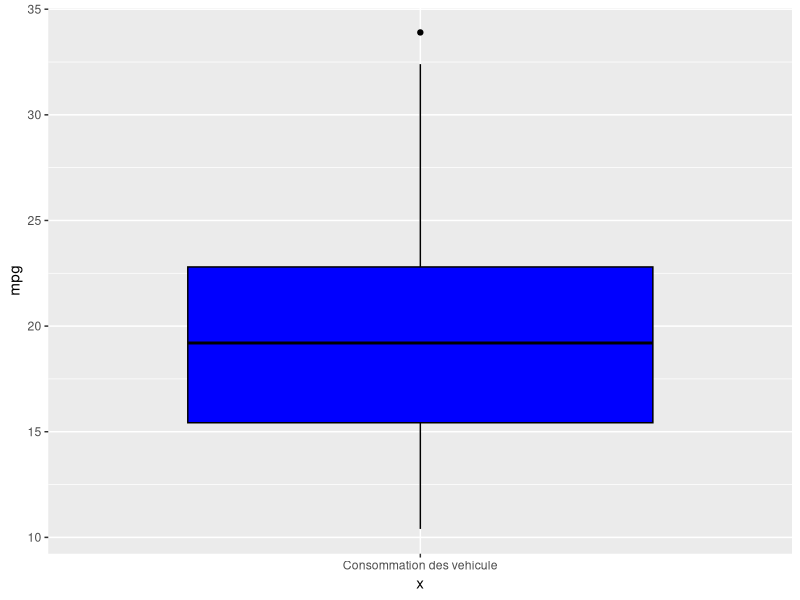
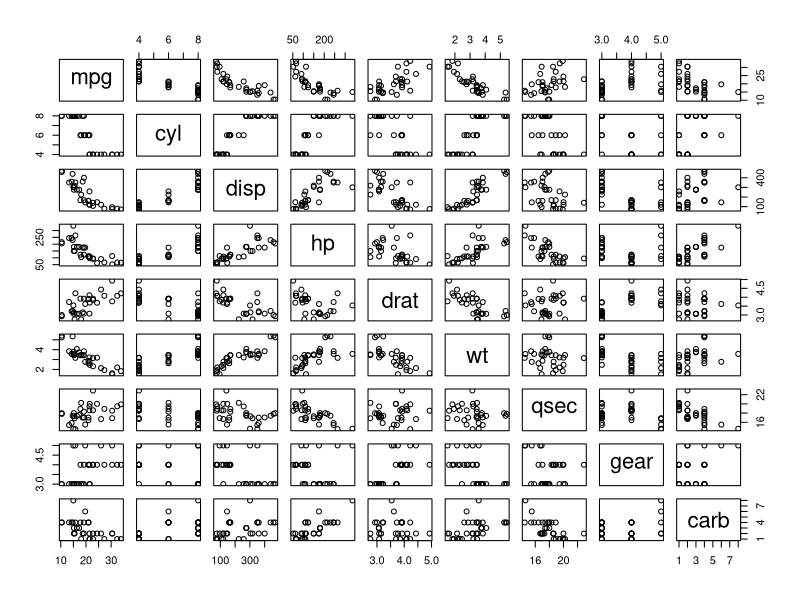
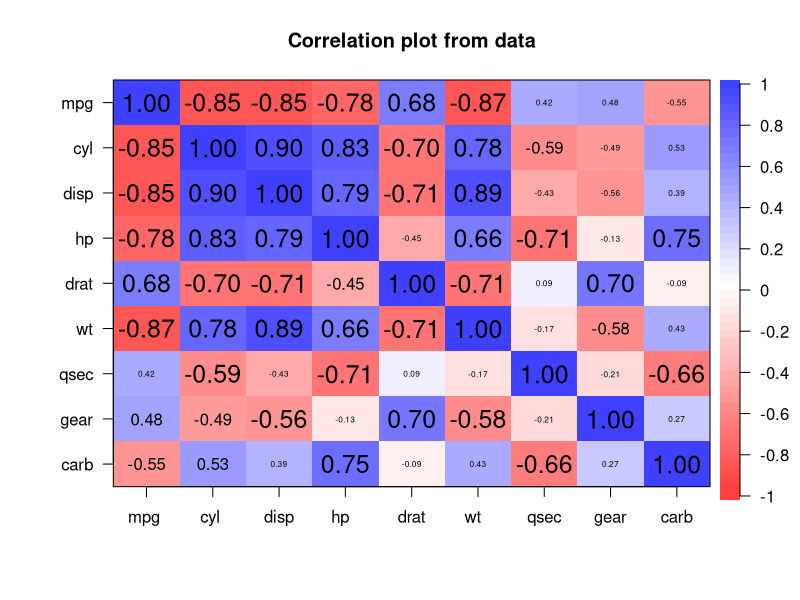
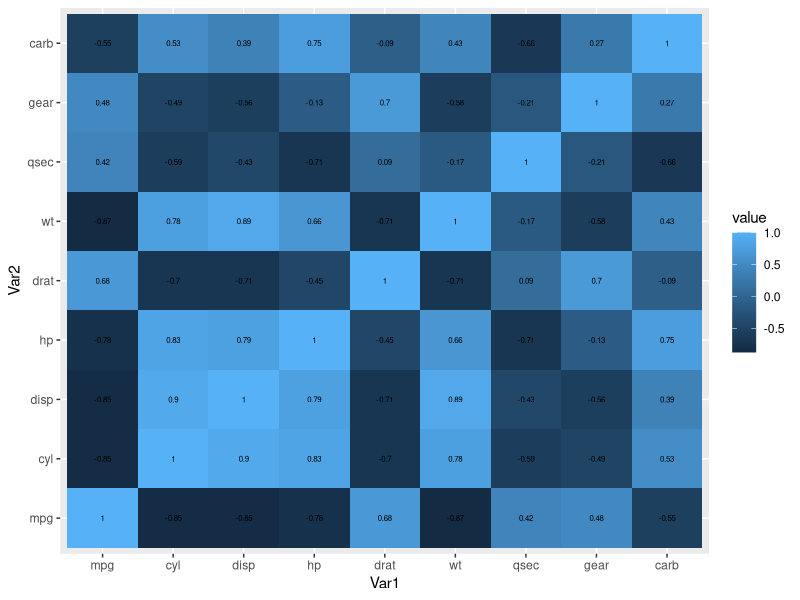
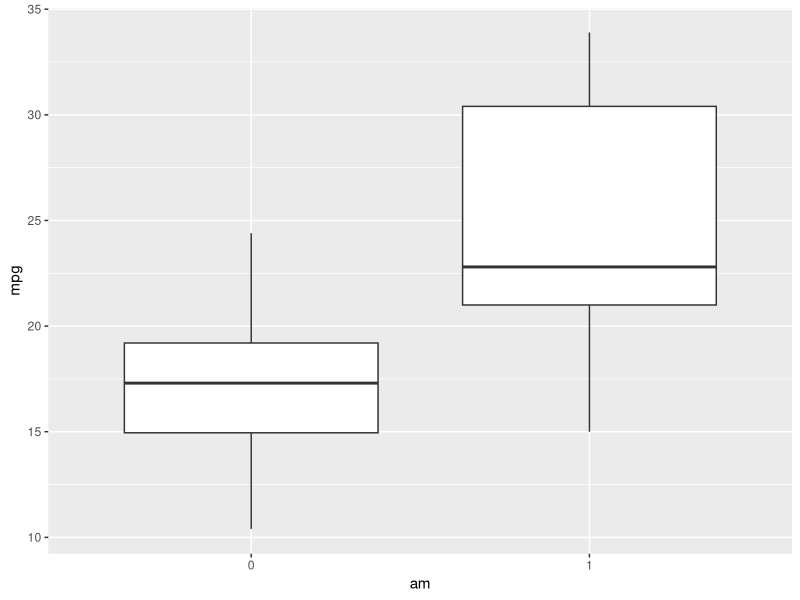
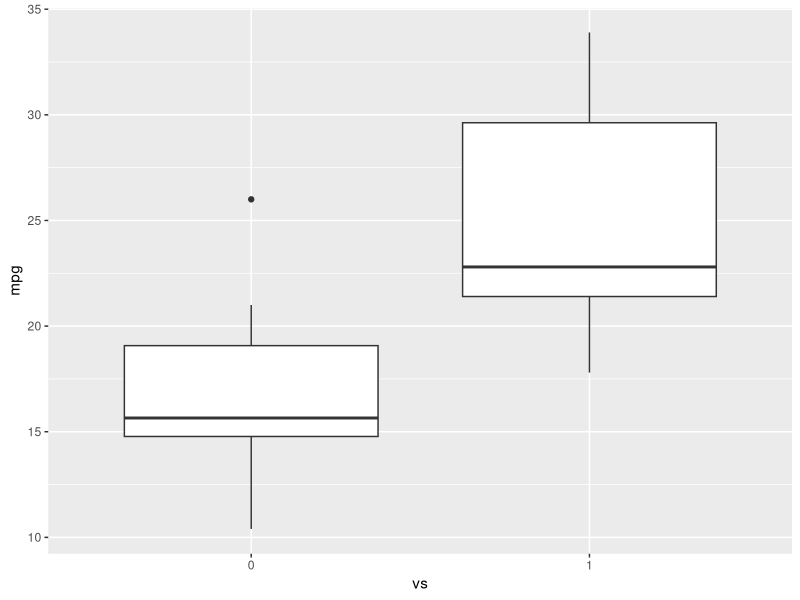
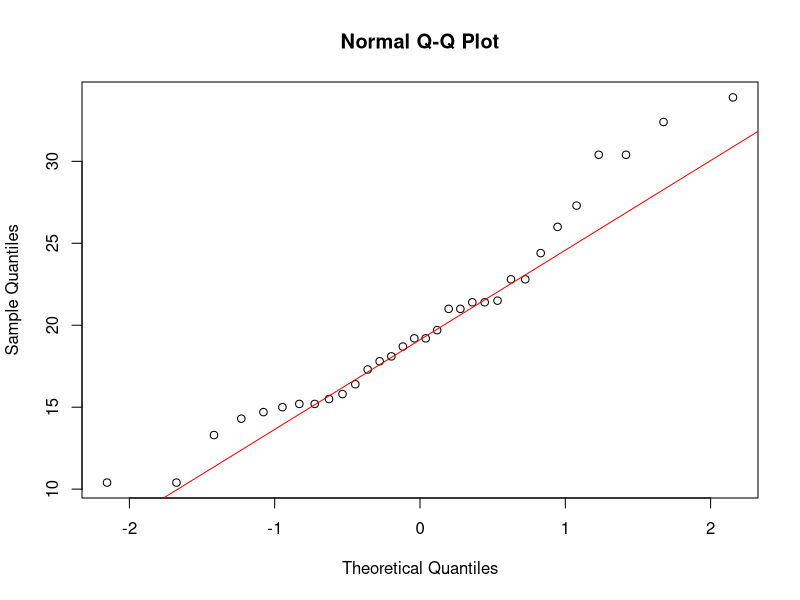
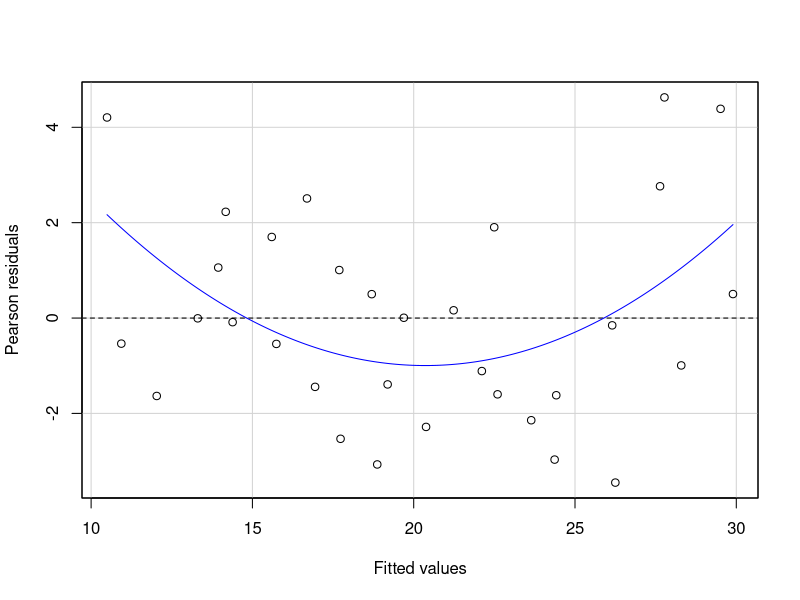

Write R code to recreate these figures, in order.
## ---- chunk 1
#| echo: false
library(ggplot2)    # Visualisation des données
library(readxl)     # Bibliothèque de manipulation de données dans Excel
library(dplyr)      # Bibliothèque de manipulation de données statistiques
library(psych)     # Bibliothèque de statistiques descriptives
library(car)      # Bibliothèque de modèle de régression

options(digits = 3) # Combien de décimales afficher
## ---- chunk 2
#| echo: false
# Ecrire du code
data("mtcars")

# Duplication du fichier source
Mydata <- mtcars[,]
## ---- chunk 3
#| echo: false
sapply(Mydata, class)
## ---- chunk 4
#| echo: false
# glimpse(Mydata)
## ---- chunk 5
#| echo: false
str(Mydata)
## ---- chunk 6
#| echo: false
for (variable in names(Mydata)) {
  if (is.numeric(mtcars[[variable]])){
    print(paste0(variable," est un numerique"))
  }else {
    print(paste0(variable," n'est pas numerique"))
  }
}
## ---- chunk 7
#| echo: false
summary(Mydata)
## ---- chunk 8
#| echo: false
library(ggplot2)
ggplot(data = Mydata, aes(x="Consommation des vehicule", y=mpg))+ 
  geom_boxplot(color="black", fill="blue")
## ---- chunk 9
#| echo: false
for (variable in names(Mydata)) {
  if (is.numeric(Mydata[[variable]])){
    variable = Mydata[[variable]];
  }else {
    variable = as.factor(Mydata[[variable]])
  }
}
## ---- chunk 10
#| echo: false
Mydata$vs <- as.factor(Mydata$vs)
Mydata$am <- as.factor(Mydata$am)


## ---- chunk 11
#| echo: false
New_data <- Mydata[,-which(names(Mydata) %in% c("vs","am"))]
str(New_data)
## ---- chunk 12
#| echo: false
# plot(mtcars)
plot(New_data)
## ---- chunk 13
#| echo: false
cor(New_data)

## ---- chunk 14
#| echo: false
corPlot(New_data)
## ---- chunk 15
#| echo: false

#Ou via le script suivant

# Install and load reshape2 package
#install.packages("reshape2")
library(reshape2)
 
# creating correlation matrix
corr_mat <- round(cor(New_data),2)
 
# reduce the size of correlation matrix
melted_corr_mat <- melt(corr_mat)
head(melted_corr_mat)
 
# plotting the correlation heatmap
library(ggplot2)
ggplot(data = melted_corr_mat, aes(x=Var1, y=Var2, 
                                   fill=value)) + 
geom_tile() +
geom_text(aes(Var2, Var1, label = value), 
          color = "black", size = 2)
## ---- chunk 16
#| echo: false
table(Mydata$vs)
## ---- chunk 17
#| echo: false
table(Mydata$am)
## ---- chunk 18
#| echo: false
ggplot(data = Mydata, aes(x=am,y=mpg))+
  geom_boxplot(aes(fill=mpg))
## ---- chunk 19
#| echo: false
ggplot(data = Mydata, aes(x=vs,y=mpg))+
  geom_boxplot(aes(fill=mpg))
## ---- chunk 20
#| echo: false
# Réalisation d'un t-test pour comparer les moyennes de 'mpg' entre les voitures à transmission manuelle (0) et automatique (1)
t.test(mpg ~ am, data=Mydata)
## ---- chunk 21
#| echo: false
# Création d'un QQ-plot pour la variable 'mpg'
# QQ-plot permet de visualiser pour juger de la normalite de la distribution
qqnorm(Mydata$mpg)
qqline(Mydata$mpg, col = "red")
## ---- chunk 22
#| echo: false
# Test de Shapiro-Wilk pour 'mpg'
# Le test de Shapiro-Wilk fournit un test statistique formel.
#Quand P-value < 0.005 alors S-W suggererait generelement que la distribution de la variable testee s'ecarte signifiquativement d'une distribution normale 
shapiro.test(Mydata$mpg)
## ---- chunk 23
#| echo: false
# Réalisation du test de Levene sur 'mpg' en fonction du type de transmission 'am'
leveneTest(mpg ~ am, data=Mydata)
## ---- chunk 24
#| echo: false
t.test(mpg ~ am, data=Mydata, var.equal = FALSE)
## ---- chunk 25
#| echo: false
wilcox.test(mpg ~ am, data=Mydata)
## ---- chunk 26
model <- lm(mpg ~ ., data = Mydata )
model
## ---- chunk 27
summary(model)
## ---- chunk 28
residualPlot(model)
## ---- chunk 29
vif(model)
## ---- chunk 30
corPlot(New_data)
## ---- chunk 31
#| echo: false
Mydata_new0 <- Mydata[,-which(names(Mydata) %in% c("cyl","disp"," hp"))]

model_new0 <- lm(mpg ~ ., data = Mydata_new0 )
## ---- chunk 32
summary(model_new0)
## ---- chunk 33
vif(model_new0)
## ---- chunk 34
#| echo: false
Mydata_new <- Mydata[,-which(names(Mydata) %in% c("cyl","disp"," hp","carb","qsec"))]

model_new <- lm(mpg ~ ., data = Mydata_new )
## ---- chunk 35
summary(model_new)
## ---- chunk 36
vif(model_new)
## ---- chunk 37
predict(model_new, data.frame(hp = 10, drat = 5, wt = 10, vs = as.factor(0), am = as.factor(0), gear = 7))
